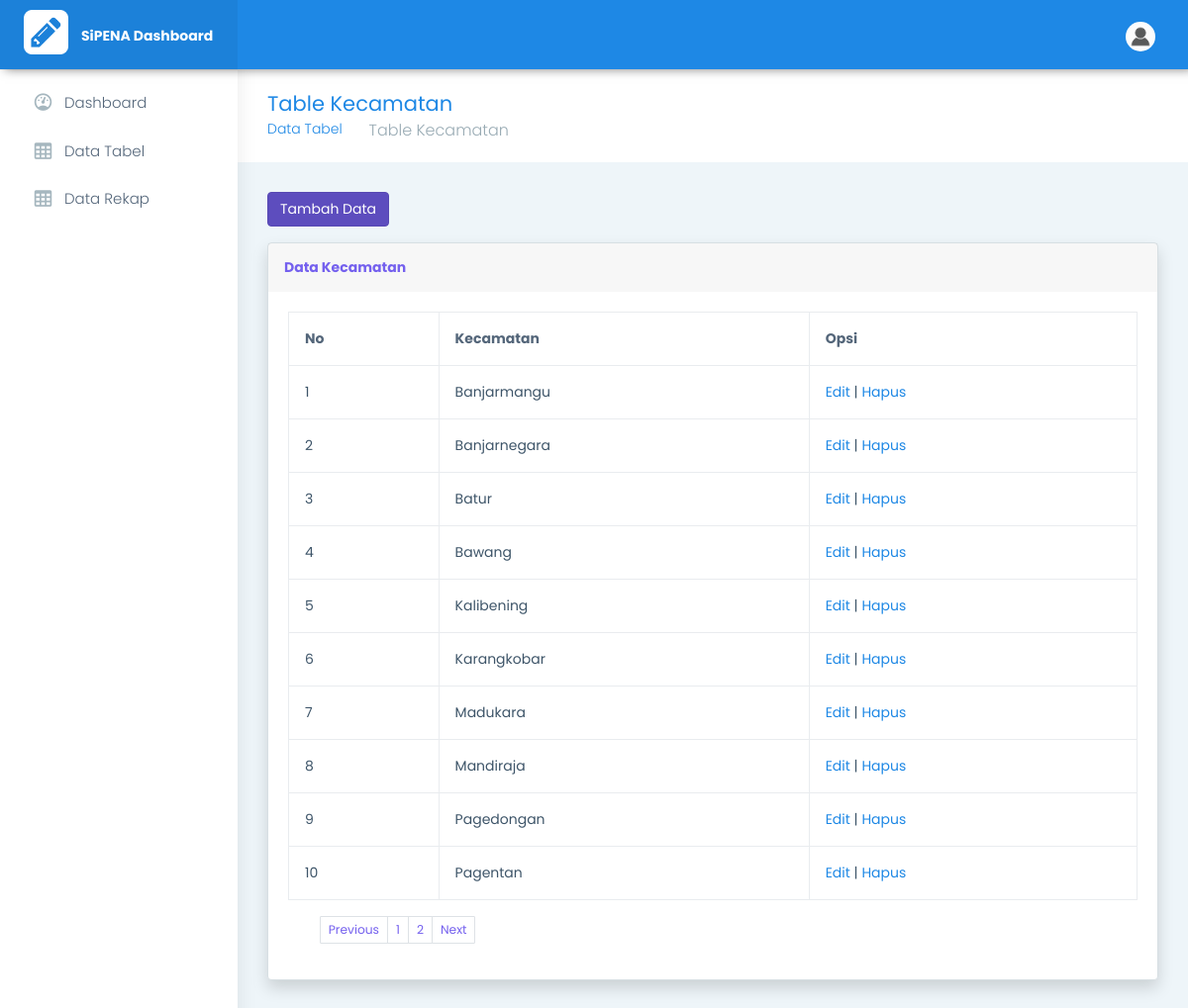
The page /pages-kecamatan.php (signed in) on the database its author committed.
### tables this page shows
CREATE TABLE `kec_detail`  (
  `id_kec_detail` int(11) NOT NULL AUTO_INCREMENT,
  `kecamatan` varchar(255) NULL DEFAULT NULL,
  PRIMARY KEY (`id_kec_detail`) USING BTREE,
  INDEX `kecamatan`(`kecamatan`) USING BTREE
);

### html/pages-kecamatan.php (the view, shortened to what this page needs)
<!DOCTYPE html>
<html dir="ltr" lang="en">
<head>
    <link href="../assets/plugins/chartist-js/dist/chartist.min.css" rel="stylesheet">
    <link href="../assets/plugins/chartist-js/dist/chartist-init.css" rel="stylesheet">
    <link href="../assets/plugins/chartist-plugin-tooltip-master/dist/chartist-plugin-tooltip.css" rel="stylesheet">
    <link href="../assets/plugins/c3-master/c3.min.css" rel="stylesheet">
    <link href="css/style.min.css" rel="stylesheet">
</head>
<body>
    <div id="main-wrapper" data-layout="vertical" data-navbarbg="skin5" data-sidebartype="full" data-sidebar-position="absolute" data-header-position="absolute" data-boxed-layout="full">
        <header class="topbar" data-navbarbg="skin6">
            <nav class="navbar top-navbar navbar-expand-md navbar-dark">
                <div class="navbar-header" data-logobg="skin6">
                    <a class="navbar-brand ms-4" href="home.php">
                        <b class="logo-icon">
                            <img src="img/logo1.png" class="me-2 figure-img img-fluid rounded" width="45" height="45">
                        </b>
                        <span class="logo-text">
                            <span class="mr-3 d-none d-lg-inline text-gray-600 small" style="font-weight:bold">SiPENA Dashboard
                            </span>
                        </span>
                    </a>
                </div>
                <div class="navbar-collapse collapse" id="navbarSupportedContent" data-navbarbg="skin5">
                    <ul class="navbar-nav me-auto mt-md-0 ">
                        <li class="nav-item search-box">
                            <a class="nav-link text-muted" href="javascript:void(0)"><i class="ti-search"></i></a>
                        </li>
                    </ul>
                    <ul class="navbar-nav">
                        <li class="nav-item dropdown">
                            <a class="nav-link dropdown-toggle text-muted waves-effect waves-dark" href="#" id="navbarDropdown" role="button" data-bs-toggle="dropdown" aria-expanded="false">
                                <img class="profile-pic me-2" src="../html/img/user/person-icon.png" />
                            </a>
                        </li>
                    </ul>
                </div>
            </nav>
        </header>
        <aside class="left-sidebar" data-sidebarbg="skin6">
            <div class="scroll-sidebar">
                <nav class="sidebar-nav">
                    <ul id="sidebarnav">
                        <li class="sidebar-item"> <a class="sidebar-link waves-effect waves-dark sidebar-link" href="home.php" aria-expanded="false"><i class="mdi me-2 mdi-gauge"></i><span class="hide-menu">Dashboard</span></a></li>
                        <li class="sidebar-item"> <a class="sidebar-link waves-effect waves-dark sidebar-link" href="pages-data-table.php" aria-expanded="false"><i class="mdi me-2 mdi-table-large"></i><span class="hide-menu">Data Tabel</span></a></li>
                        <li class="sidebar-item"> <a class="sidebar-link waves-effect waves-dark sidebar-link" href="pages-data-rekap.php" aria-expanded="false"><i class="mdi me-2 mdi-table-large"></i><span class="hide-menu">Data Rekap</span></a></li>
                    </ul>
                </nav>
            </div>
        </aside>
        <div class="page-wrapper">
            <div class="page-breadcrumb">
                <div class="row align-items-center">
                    <div class="col-md-6 col-8 align-self-center">
                        <h3 class="page-title mb-0 p-0">Table Kecamatan</h3>
                        <div class="d-flex align-items-center">
                            <nav aria-label="breadcrumb">
                                <ol class="breadcrumb">
                                    <li class="breadcrumb-item"><a href="pages-data-table.php">Data Tabel</a></li>
                                    <li class="breadcrumb-item active" aria-current="page">Table Kecamatan</li>
                                </ol>
                            </nav>
                        </div>
                    </div>
                </div>
            </div>
            <div class="container-fluid">
                <?php include 'conn.php'; ?>
                <a href="#" data-bs-toggle="modal" data-bs-target="#modal" class="btn btn-primary btn-ms active" role="button" aria-pressed="true">Tambah Data</a>
                <div class="card shadow mb-4">
                    <div class="card-header py-3">
                        <h6 class="m-0 font-weight-bold text-primary">Data Kecamatan</h6>
                    </div>
                    <div class="card-body">
                        <div class="table-responsive">
                            <table class="table table-bordered" id="dataTable" width="100%" cellspacing="0">
                                <thead>
                                    <th>No</th>
                                    <th>Kecamatan</th>
                                    <th>Opsi</th>
                                </thead>
                                <?php
                                $halaman = 10;
                                $page = isset($_GET["halaman"]) ? (int)$_GET["halaman"] : 1;
                                $mulai = ($page > 1) ? ($page * $halaman) - $halaman : 0;
                                $previous = $page - 1;
                                $next = $page + 1;
                                $result = mysqli_query($conn, "SELECT * FROM kec_detail");
                                $total = mysqli_num_rows($result);
                                $pages = ceil($total / $halaman);
                                $sql = mysqli_query($conn, "SELECT * FROM kec_detail LIMIT $mulai, $halaman ");
                                $no = $mulai + 1;
                                while ($row = mysqli_fetch_array($sql)) {
                                ?>
                                    <tbody>
                                        <td><?php echo $no++; ?></td>
                                        <td><?php echo $row['kecamatan']; ?></td>
                                        <td>
                                            <a href="#" data-bs-toggle="modal" data-bs-target="#edit<?php echo $row['id_kec_detail']; ?>">Edit</a> |
                                            <a href="#" data-bs-toggle="modal" data-bs-target="#hapus<?php echo $row['id_kec_detail']; ?>">Hapus</a>
                                        </td>
                                    </tbody>
                                <?php } ?>
                            </table>
                            <nav>
                                <ul class="pagination pagination-sm">
                                    <li class="page-item">
                                        <a class="page-link" <?php if ($page > 1) {
                                                                    echo "href='?halaman=$previous'";
                                                                } ?>>Previous</a>
                                    </li>
                                    <?php
                                    for ($x = 1; $x <= $pages; $x++) {
                                    ?>
                                        <li class="page-item"><a class="page-link" href="?halaman=<?php echo $x ?>"><?php echo $x; ?></a></li>
                                    <?php
                                    }
                                    ?>
                                    <li class="page-item">
                                        <a class="page-link" <?php if ($page < $pages) {
                                                                    echo "href='?halaman=$next'";
                                                                } ?>>Next</a>
                                    </li>
                                </ul>
                            </nav>
                        </div>
                    </div>
                </div>
            </div>
        </div>
    </div>
</body>
</html>

### rows shown on the page
kec_detail: kecamatan "Banjarmangu"
kec_detail: kecamatan "Banjarnegara"
kec_detail: kecamatan "Batur"
kec_detail: kecamatan "Bawang"
kec_detail: kecamatan "Kalibening"
kec_detail: kecamatan "Karangkobar"
kec_detail: kecamatan "Madukara"
kec_detail: kecamatan "Mandiraja"
kec_detail: kecamatan "Pagedongan"
kec_detail: kecamatan "Pagentan"
